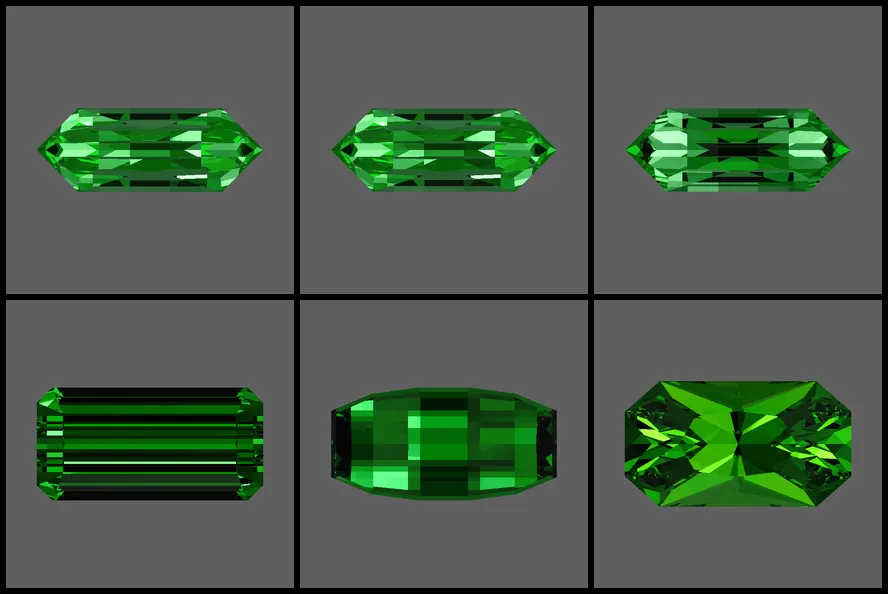
#> input picture docs/example.webp, 888 x 594 px
$ python webp_to_gif.py docs/example.webp
#> lines starting #> are read from the running program, lines starting #| are printed output that depends on the picture
"""
webp_to_gif.py - convert an animated WebP back to an animated GIF.

GemGrid outputs WebP because it is far smaller and full colour, but some
places still only take GIF - Facebook, older forums, email clients.  This
converts without going back to the sources.

    python webp_to_gif.py <input.webp> [output.gif] [options]

    python webp_to_gif.py docs/example.webp
    python webp_to_gif.py docs/example.webp --max-width 640
    python webp_to_gif.py docs/example.webp --max-mb 8 --no-dither

Output defaults to the input name with a .gif extension, beside the input.

Expect it to get much bigger: GIF is limited to 256 colours per frame and has
no inter-frame prediction worth the name, so a 1-2 MB WebP routinely becomes
10 MB or more.  --max-mb solves the scale down to a budget.
"""

import argparse
import io
import math
import os
import struct
import sys

from PIL import Image, ImageSequence

DEF_FALLBACK_MS = 100
CELL_STEP = 8
SIZE_MARGIN = 0.97


def anmf_durations(path):
    """Per-frame durations straight out of the WebP container.

    Pillow reports frame duration as None for some animated WebPs - notably
    ones where identical adjacent frames were coalesced - so the container's
    own ANMF chunks are the reliable source.
    """
    try:
        b = open(path, "rb").read()
    except OSError:
        return []
    out, i = [], 12
    while i + 8 <= len(b):
        tag = b[i:i + 4]
        size = struct.unpack("<I", b[i + 4:i + 8])[0]
        if tag == b"ANMF":
            out.append(struct.unpack("<I", b[i + 20:i + 23] + b"\x00")[0])
        i += 8 + size + (size & 1)
    return out


def load(path):
    """Frames as RGB, plus the per-frame delay in ms."""
    frames, durs = [], []
    with Image.open(path) as im:
        container = anmf_durations(path)
        for k, fr in enumerate(ImageSequence.Iterator(im)):
            frames.append(fr.convert("RGB"))
            d = fr.info.get("duration") or 0
            if d <= 0:
                d = container[k] if k < len(container) else 0
            durs.append(d if d > 0 else DEF_FALLBACK_MS)
    if not frames:
        sys.exit("no frames in %s" % path)
    return frames, durs


def quantize(frames, dither):
    """One shared 256-colour palette: smaller file, no inter-frame shimmer."""
    d = Image.Dither.FLOYDSTEINBERG if dither else Image.Dither.NONE
    picks = frames[::max(1, len(frames) // 8)][:8]
    w, h = frames[0].size
    strip = Image.new("RGB", (w, h * len(picks)))
    for i, f in enumerate(picks):
        strip.paste(f, (0, i * h))
    ref = strip.quantize(colors=256, method=Image.Quantize.MEDIANCUT)
    return [f.quantize(palette=ref, dither=d) for f in frames]


def encode(frames, durs, fp, loop, dither):
    pal = quantize(frames, dither)
    # GIF stores centiseconds; keep every frame's own delay rather than
    # flattening to one rate, so variable-rate sources survive the round trip
    cs = [max(10, int(round(d / 10.0)) * 10) for d in durs]
    pal[0].save(fp, format="GIF", save_all=True, append_images=pal[1:],
                duration=cs, loop=loop, optimize=True, disposal=1)


def scaled(frames, width):
    if not width or width >= frames[0].size[0]:
        return frames
    w0, h0 = frames[0].size
    h = max(1, int(round(h0 * width / w0)))
    return [f.resize((width, h), Image.LANCZOS) for f in frames]


def main():
    ap = argparse.ArgumentParser(
        description="Convert an animated WebP to an animated GIF.",
        formatter_class=argparse.ArgumentDefaultsHelpFormatter)
    ap.add_argument("input")
    ap.add_argument("output", nargs="?")
    ap.add_argument("--max-width", type=int, help="scale down to this width")
    ap.add_argument("--max-mb", type=float,
                    help="solve the width down to fit this budget")
    ap.add_argument("--no-dither", action="store_true",
                    help="smaller file, some banding on smooth gradients")
    ap.add_argument("--loop", type=int, default=0, help="0 = forever")
    a = ap.parse_args()

    src = os.path.abspath(a.input)
    if not os.path.isfile(src):
        sys.exit("no such file: %s" % src)
    out = os.path.abspath(a.output) if a.output \
        else os.path.splitext(src)[0] + ".gif"

    frames, durs = load(src)
#> in load, im is the input picture: PIL image 888x594 RGBA; mean R, G, B, A 74, 90.4, 74.1, 255
#> the loop in load, `for k, fr in enumerate(ImageSequence.Iterator(im)):` made 72 passes
#> after the loop in load, `for k, fr in enumerate(ImageSequence.Iterator(im)):`: durs = 72 values from 50 to 50; frames = 72 items
#> frames = 72 items; durs = 72 values from 50 to 50
    w, h = frames[0].size
#> w = 888; h = 594
    total = sum(durs) / 1000.
#> total = 3.6
    print("%s\n  %dx%d, %d frames, %.2f s, %.2f MB"
          % (os.path.basename(src), w, h, len(frames), total,
             os.path.getsize(src) / 1048576.))
#| example.webp
#|   888x594, 72 frames, 3.60 s, 1.35 MB

    dither = not a.no_dither
    work = scaled(frames, a.max_width)
#> work = 72 items

    if a.max_mb:
        budget = a.max_mb * 1048576
        lo, hi, best = 64, work[0].size[0], None
        hi -= hi % CELL_STEP
        while lo <= hi:
            mid = max(64, ((lo + hi) // 2) // CELL_STEP * CELL_STEP)
            buf = io.BytesIO()
            encode(scaled(work, mid), durs, buf, a.loop, dither)
            n = buf.tell()
            print("  probe %4d px wide -> %.2f MB" % (mid, n / 1048576.))
            if n <= budget * SIZE_MARGIN:
                best = mid
                lo = mid + CELL_STEP
            else:
                hi = mid - CELL_STEP
        if best is None:
            sys.exit("cannot reach %.1f MB even at 64 px wide" % a.max_mb)
        work = scaled(work, best)

    encode(work, durs, out, a.loop, dither)
#> in quantize, `picks = frames[::max(1, len(frames) // 8)][:8]`: picks = 8 items
#> in quantize, `strip = Image.new("RGB", (w, h * len(picks)))`: strip: PIL image 888x4752 RGB; every value is 0
#> the loop in quantize, `for i, f in enumerate(picks):` made 8 passes
#> after the loop in quantize, `for i, f in enumerate(picks):`:
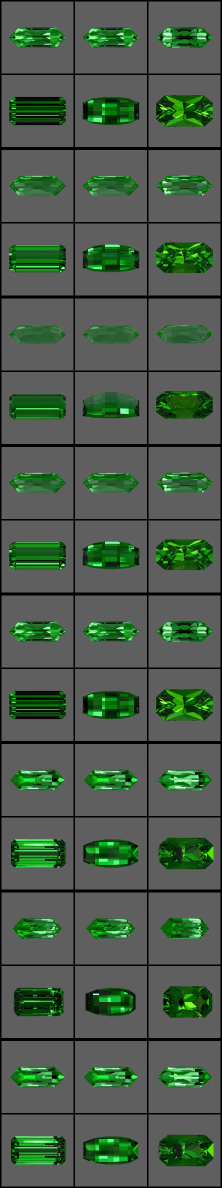
#> strip: PIL image 888x4752 RGB (shown at 1/4 size); mean R, G, B 75.3, 91.7, 76
#> in encode, `pal = quantize(frames, dither)`: pal = 72 items
#> in encode, `cs = [max(10, int(round(d / 10.0)) * 10) for d in durs]`: cs = 72 values from 50 to 50
    mb = os.path.getsize(out) / 1048576.
    with Image.open(out) as chk:
        n_chk = getattr(chk, "n_frames", 1)
#> n_chk = 72
    print("\nwrote %s" % out)
    print("  %dx%d, %d frames, %.2f s, %.2f MB (%.1fx the WebP)"
          % (work[0].size[0], work[0].size[1], n_chk, total, mb,
             mb / (os.path.getsize(src) / 1048576.)))
#|   888x594, 72 frames, 3.60 s, 10.07 MB (7.5x the WebP)


if __name__ == "__main__":
    main()
